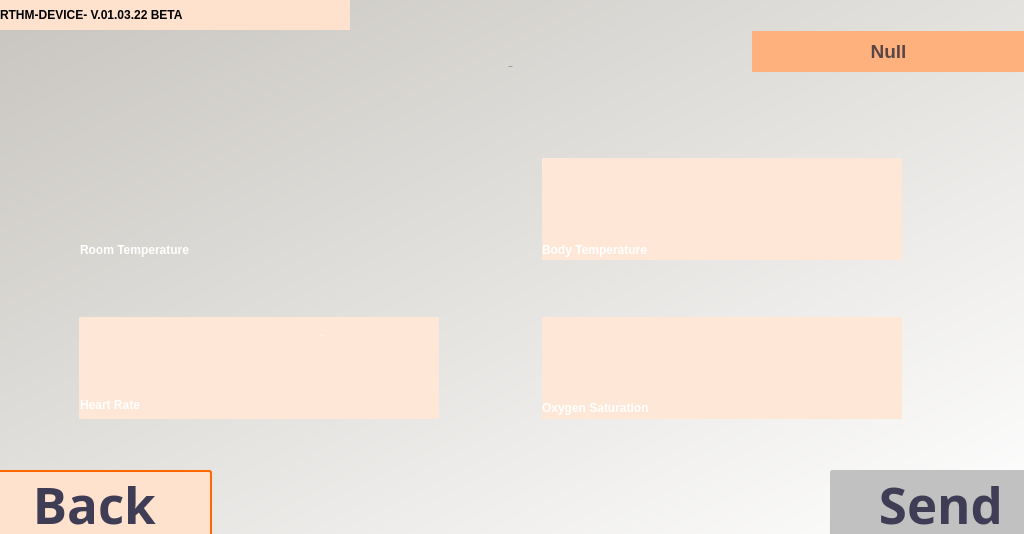
<?xml version="1.0" encoding="UTF-8"?>
<ui version="4.0">
 <class>Form</class>
 <widget class="QWidget" name="Form">
  <property name="geometry">
   <rect>
    <x>0</x>
    <y>0</y>
    <width>1024</width>
    <height>534</height>
   </rect>
  </property>
  <property name="windowTitle">
   <string>Form</string>
  </property>
  <widget class="QLabel" name="label">
   <property name="geometry">
    <rect>
     <x>0</x>
     <y>0</y>
     <width>1024</width>
     <height>534</height>
    </rect>
   </property>
   <property name="styleSheet">
    <string notr="true">background-color:qlineargradient(spread:pad, x1:0.005, y1:0, x2:1, y2:1, stop:0 rgba(200, 197, 191, 255), stop:1 rgba(255, 255, 255, 255))</string>
   </property>
   <property name="text">
    <string/>
   </property>
  </widget>
  <widget class="QPushButton" name="btnInfo">
   <property name="geometry">
    <rect>
     <x>0</x>
     <y>0</y>
     <width>350</width>
     <height>30</height>
    </rect>
   </property>
   <property name="styleSheet">
    <string notr="true">text-align: left;
border: none;
background-color: #FFE2CE;
font: 12pt &quot;Montserrat&quot;;
font-weight: bold;</string>
   </property>
   <property name="text">
    <string>RTHM-DEVICE- V.01.03.22 BETA</string>
   </property>
  </widget>
  <widget class="QPushButton" name="btnInfo_2">
   <property name="geometry">
    <rect>
     <x>322</x>
     <y>0</y>
     <width>30</width>
     <height>30</height>
    </rect>
   </property>
   <property name="styleSheet">
    <string notr="true">background-color: transparent;
border:none;</string>
   </property>
   <property name="text">
    <string/>
   </property>
   <property name="icon">
    <iconset>
     <normaloff>../images/icons/i.png</normaloff>../images/icons/i.png</iconset>
   </property>
  </widget>
  <widget class="QLabel" name="lblNamePlaceholder">
   <property name="geometry">
    <rect>
     <x>752</x>
     <y>31</y>
     <width>273</width>
     <height>41</height>
    </rect>
   </property>
   <property name="styleSheet">
    <string notr="true">background-color:#FFB17D;
font: 22px &quot;Montserrat&quot;;
font-weight: bold;</string>
   </property>
   <property name="text">
    <string/>
   </property>
  </widget>
  <widget class="QLabel" name="lblName">
   <property name="geometry">
    <rect>
     <x>752</x>
     <y>31</y>
     <width>273</width>
     <height>41</height>
    </rect>
   </property>
   <property name="styleSheet">
    <string notr="true">color: #594646;
font: 22px &quot;Montserrat&quot;;
font-weight: bold;</string>
   </property>
   <property name="text">
    <string>&lt;html&gt;&lt;head/&gt;&lt;body&gt;&lt;p&gt;&lt;span style=&quot; font-size:14pt; font-weight:600;&quot;&gt;Null&lt;/span&gt;&lt;/p&gt;&lt;/body&gt;&lt;/html&gt;</string>
   </property>
   <property name="alignment">
    <set>Qt::AlignCenter</set>
   </property>
  </widget>
  <widget class="QLabel" name="label_3">
   <property name="geometry">
    <rect>
     <x>708</x>
     <y>10</y>
     <width>100</width>
     <height>90</height>
    </rect>
   </property>
   <property name="text">
    <string/>
   </property>
   <property name="pixmap">
    <pixmap>../images/icons/namedesign.png</pixmap>
   </property>
   <property name="scaledContents">
    <bool>true</bool>
   </property>
   <property name="alignment">
    <set>Qt::AlignCenter</set>
   </property>
  </widget>
  <widget class="QPushButton" name="btnBack">
   <property name="geometry">
    <rect>
     <x>-10</x>
     <y>470</y>
     <width>222</width>
     <height>67</height>
    </rect>
   </property>
   <property name="font">
    <font>
     <family>Montserrat</family>
     <pointsize>38</pointsize>
     <weight>75</weight>
     <italic>false</italic>
     <bold>true</bold>
    </font>
   </property>
   <property name="toolTip">
    <string>&lt;html&gt;&lt;head/&gt;&lt;body&gt;&lt;p&gt;GO BACK TO HOME&lt;/p&gt;&lt;/body&gt;&lt;/html&gt;</string>
   </property>
   <property name="styleSheet">
    <string notr="true">color: #3F3D56;
background-color: #FFE2CE;
border-radius: 3px;
border:2px solid  rgb(255, 102, 0);
padding: 4px;
font: 38pt &quot;Montserrat&quot;;
font-weight: bold;</string>
   </property>
   <property name="text">
    <string>Back </string>
   </property>
  </widget>
  <widget class="QPushButton" name="btnBack_2">
   <property name="geometry">
    <rect>
     <x>170</x>
     <y>450</y>
     <width>64</width>
     <height>64</height>
    </rect>
   </property>
   <property name="styleSheet">
    <string notr="true">icon-size: 64px;
background-color: transparent;
border: none;</string>
   </property>
   <property name="text">
    <string/>
   </property>
   <property name="icon">
    <iconset>
     <normaloff>../images/icons/btnBack.png</normaloff>../images/icons/btnBack.png</iconset>
   </property>
  </widget>
  <widget class="QLabel" name="lblNotice">
   <property name="geometry">
    <rect>
     <x>200</x>
     <y>70</y>
     <width>551</width>
     <height>62</height>
    </rect>
   </property>
   <property name="frameShape">
    <enum>QFrame::NoFrame</enum>
   </property>
   <property name="text">
    <string/>
   </property>
   <property name="alignment">
    <set>Qt::AlignCenter</set>
   </property>
  </widget>
  <widget class="QPushButton" name="btnNext">
   <property name="enabled">
    <bool>false</bool>
   </property>
   <property name="geometry">
    <rect>
     <x>830</x>
     <y>470</y>
     <width>222</width>
     <height>67</height>
    </rect>
   </property>
   <property name="font">
    <font>
     <family>Montserrat</family>
     <pointsize>38</pointsize>
     <weight>75</weight>
     <italic>false</italic>
     <bold>true</bold>
    </font>
   </property>
   <property name="toolTip">
    <string>&lt;html&gt;&lt;head/&gt;&lt;body&gt;&lt;p&gt;NEXT SCREEN&lt;/p&gt;&lt;/body&gt;&lt;/html&gt;</string>
   </property>
   <property name="layoutDirection">
    <enum>Qt::RightToLeft</enum>
   </property>
   <property name="styleSheet">
    <string notr="true">color: #3F3D56;
background-color: rgb(193, 193, 193);
border-radius: 3px;
border:2px solid  rgb(193, 193, 193);
padding: 4px;
font: 38pt &quot;Montserrat&quot;;
font-weight: bold;</string>
   </property>
   <property name="text">
    <string>Send</string>
   </property>
  </widget>
  <widget class="QPushButton" name="btnNext_2">
   <property name="geometry">
    <rect>
     <x>800</x>
     <y>450</y>
     <width>64</width>
     <height>64</height>
    </rect>
   </property>
   <property name="styleSheet">
    <string notr="true">icon-size: 64px;
background-color: transparent;
border: none;</string>
   </property>
   <property name="text">
    <string/>
   </property>
   <property name="icon">
    <iconset>
     <normaloff>../images/icons/Send(2).png</normaloff>../images/icons/Send(2).png</iconset>
   </property>
  </widget>
  <widget class="QLabel" name="label_4">
   <property name="geometry">
    <rect>
     <x>91</x>
     <y>169</y>
     <width>360</width>
     <height>102</height>
    </rect>
   </property>
   <property name="text">
    <string/>
   </property>
   <property name="pixmap">
    <pixmap>../images/icons/shadow.png</pixmap>
   </property>
  </widget>
  <widget class="QLabel" name="label_5">
   <property name="geometry">
    <rect>
     <x>79</x>
     <y>158</y>
     <width>360</width>
     <height>102</height>
    </rect>
   </property>
   <property name="text">
    <string/>
   </property>
   <property name="pixmap">
    <pixmap>../images/icons/front.png</pixmap>
   </property>
  </widget>
  <widget class="QLabel" name="label_6">
   <property name="geometry">
    <rect>
     <x>554</x>
     <y>169</y>
     <width>360</width>
     <height>102</height>
    </rect>
   </property>
   <property name="text">
    <string/>
   </property>
   <property name="pixmap">
    <pixmap>../images/icons/shadow.png</pixmap>
   </property>
  </widget>
  <widget class="QLabel" name="label_7">
   <property name="geometry">
    <rect>
     <x>542</x>
     <y>158</y>
     <width>360</width>
     <height>102</height>
    </rect>
   </property>
   <property name="styleSheet">
    <string notr="true">background: #FFE7D7;</string>
   </property>
   <property name="text">
    <string/>
   </property>
  </widget>
  <widget class="QLabel" name="label_8">
   <property name="geometry">
    <rect>
     <x>91</x>
     <y>328</y>
     <width>360</width>
     <height>102</height>
    </rect>
   </property>
   <property name="text">
    <string/>
   </property>
   <property name="pixmap">
    <pixmap>../images/icons/shadow.png</pixmap>
   </property>
  </widget>
  <widget class="QLabel" name="label_9">
   <property name="geometry">
    <rect>
     <x>79</x>
     <y>317</y>
     <width>360</width>
     <height>102</height>
    </rect>
   </property>
   <property name="styleSheet">
    <string notr="true">background: #FFE7D7;</string>
   </property>
   <property name="text">
    <string/>
   </property>
  </widget>
  <widget class="QLabel" name="label_10">
   <property name="geometry">
    <rect>
     <x>554</x>
     <y>328</y>
     <width>360</width>
     <height>102</height>
    </rect>
   </property>
   <property name="text">
    <string/>
   </property>
   <property name="pixmap">
    <pixmap>../images/icons/shadow.png</pixmap>
   </property>
  </widget>
  <widget class="QLabel" name="label_11">
   <property name="geometry">
    <rect>
     <x>542</x>
     <y>317</y>
     <width>360</width>
     <height>102</height>
    </rect>
   </property>
   <property name="styleSheet">
    <string notr="true">background: #FFE7D7;</string>
   </property>
   <property name="text">
    <string/>
   </property>
  </widget>
  <widget class="QLabel" name="lblHeartRate">
   <property name="geometry">
    <rect>
     <x>164</x>
     <y>331</y>
     <width>133</width>
     <height>70</height>
    </rect>
   </property>
   <property name="font">
    <font>
     <family>Montserrat</family>
     <pointsize>-1</pointsize>
     <weight>75</weight>
     <italic>false</italic>
     <bold>true</bold>
    </font>
   </property>
   <property name="styleSheet">
    <string notr="true">color: #ffffff;
font: 60px &quot;Montserrat&quot;;
font-weight: bold;</string>
   </property>
   <property name="text">
    <string>-</string>
   </property>
   <property name="alignment">
    <set>Qt::AlignCenter</set>
   </property>
  </widget>
  <widget class="QLabel" name="lblCelcius_2">
   <property name="geometry">
    <rect>
     <x>272</x>
     <y>318</y>
     <width>100</width>
     <height>35</height>
    </rect>
   </property>
   <property name="font">
    <font>
     <family>Montserrat</family>
     <pointsize>-1</pointsize>
     <weight>75</weight>
     <italic>false</italic>
     <bold>true</bold>
    </font>
   </property>
   <property name="styleSheet">
    <string notr="true">color: #ffffff;
font: 20px &quot;Montserrat&quot;;
font-weight: bold;</string>
   </property>
   <property name="text">
    <string>Bpm</string>
   </property>
   <property name="alignment">
    <set>Qt::AlignCenter</set>
   </property>
  </widget>
  <widget class="QLabel" name="lblRoomTemp">
   <property name="geometry">
    <rect>
     <x>107</x>
     <y>169</y>
     <width>278</width>
     <height>70</height>
    </rect>
   </property>
   <property name="font">
    <font>
     <family>Montserrat</family>
     <pointsize>-1</pointsize>
     <weight>75</weight>
     <italic>false</italic>
     <bold>true</bold>
    </font>
   </property>
   <property name="styleSheet">
    <string notr="true">color: #ffffff;
font: 60px &quot;Montserrat&quot;;
font-weight: bold;</string>
   </property>
   <property name="text">
    <string>-</string>
   </property>
   <property name="alignment">
    <set>Qt::AlignCenter</set>
   </property>
  </widget>
  <widget class="QLabel" name="label_12">
   <property name="geometry">
    <rect>
     <x>80</x>
     <y>235</y>
     <width>210</width>
     <height>30</height>
    </rect>
   </property>
   <property name="styleSheet">
    <string notr="true">color: #ffffff;
font: 20px &quot;Montserrat&quot;;
font-weight: bold;</string>
   </property>
   <property name="text">
    <string>Room Temperature</string>
   </property>
  </widget>
  <widget class="QLabel" name="label_13">
   <property name="geometry">
    <rect>
     <x>542</x>
     <y>235</y>
     <width>210</width>
     <height>30</height>
    </rect>
   </property>
   <property name="styleSheet">
    <string notr="true">color: #ffffff;
font: 20px &quot;Montserrat&quot;;
font-weight: bold;</string>
   </property>
   <property name="text">
    <string>Body Temperature</string>
   </property>
  </widget>
  <widget class="QLabel" name="lblBodyTemp">
   <property name="geometry">
    <rect>
     <x>568</x>
     <y>169</y>
     <width>278</width>
     <height>70</height>
    </rect>
   </property>
   <property name="font">
    <font>
     <family>Montserrat</family>
     <pointsize>-1</pointsize>
     <weight>75</weight>
     <italic>false</italic>
     <bold>true</bold>
    </font>
   </property>
   <property name="styleSheet">
    <string notr="true">color: #ffffff;
font: 60px &quot;Montserrat&quot;;
font-weight: bold;</string>
   </property>
   <property name="text">
    <string>-</string>
   </property>
   <property name="alignment">
    <set>Qt::AlignCenter</set>
   </property>
  </widget>
  <widget class="QLabel" name="label_14">
   <property name="geometry">
    <rect>
     <x>542</x>
     <y>393</y>
     <width>210</width>
     <height>30</height>
    </rect>
   </property>
   <property name="styleSheet">
    <string notr="true">color: #ffffff;
font: 20px &quot;Montserrat&quot;;
font-weight: bold;</string>
   </property>
   <property name="text">
    <string>Oxygen Saturation</string>
   </property>
  </widget>
  <widget class="QLabel" name="lblOxygenLevel">
   <property name="geometry">
    <rect>
     <x>619</x>
     <y>333</y>
     <width>133</width>
     <height>70</height>
    </rect>
   </property>
   <property name="font">
    <font>
     <family>Montserrat</family>
     <pointsize>-1</pointsize>
     <weight>75</weight>
     <italic>false</italic>
     <bold>true</bold>
    </font>
   </property>
   <property name="styleSheet">
    <string notr="true">color: #ffffff;
font: 60px &quot;Montserrat&quot;;
font-weight: bold;</string>
   </property>
   <property name="text">
    <string>-</string>
   </property>
   <property name="alignment">
    <set>Qt::AlignCenter</set>
   </property>
  </widget>
  <widget class="QLabel" name="label_15">
   <property name="geometry">
    <rect>
     <x>360</x>
     <y>177</y>
     <width>64</width>
     <height>64</height>
    </rect>
   </property>
   <property name="text">
    <string/>
   </property>
   <property name="pixmap">
    <pixmap>../images/hometemp.png</pixmap>
   </property>
   <property name="scaledContents">
    <bool>true</bool>
   </property>
   <property name="alignment">
    <set>Qt::AlignCenter</set>
   </property>
  </widget>
  <widget class="QLabel" name="label_16">
   <property name="geometry">
    <rect>
     <x>821</x>
     <y>174</y>
     <width>72</width>
     <height>72</height>
    </rect>
   </property>
   <property name="text">
    <string/>
   </property>
   <property name="pixmap">
    <pixmap>../images/icons/bodytemp.png</pixmap>
   </property>
   <property name="scaledContents">
    <bool>true</bool>
   </property>
  </widget>
  <widget class="QLabel" name="label_17">
   <property name="geometry">
    <rect>
     <x>370</x>
     <y>339</y>
     <width>61</width>
     <height>61</height>
    </rect>
   </property>
   <property name="text">
    <string/>
   </property>
   <property name="pixmap">
    <pixmap>../images/icons/heart.png</pixmap>
   </property>
   <property name="scaledContents">
    <bool>true</bool>
   </property>
  </widget>
  <widget class="QLabel" name="label_18">
   <property name="geometry">
    <rect>
     <x>821</x>
     <y>335</y>
     <width>72</width>
     <height>80</height>
    </rect>
   </property>
   <property name="text">
    <string/>
   </property>
   <property name="pixmap">
    <pixmap>../images/icons/blood.png</pixmap>
   </property>
   <property name="scaledContents">
    <bool>false</bool>
   </property>
  </widget>
  <widget class="QLabel" name="lblScanning">
   <property name="geometry">
    <rect>
     <x>285</x>
     <y>26</y>
     <width>451</width>
     <height>81</height>
    </rect>
   </property>
   <property name="font">
    <font>
     <family>Montserrat</family>
     <pointsize>-1</pointsize>
     <weight>75</weight>
     <italic>false</italic>
     <bold>true</bold>
    </font>
   </property>
   <property name="styleSheet">
    <string notr="true">color: #594646;
font: 48px &quot;Montserrat&quot;;
font-weight: bold;</string>
   </property>
   <property name="text">
    <string>Scanner</string>
   </property>
   <property name="alignment">
    <set>Qt::AlignCenter</set>
   </property>
  </widget>
  <widget class="QLabel" name="label_2">
   <property name="geometry">
    <rect>
     <x>60</x>
     <y>140</y>
     <width>50</width>
     <height>50</height>
    </rect>
   </property>
   <property name="text">
    <string/>
   </property>
   <property name="pixmap">
    <pixmap>../images/icons/1.png</pixmap>
   </property>
   <property name="scaledContents">
    <bool>true</bool>
   </property>
  </widget>
  <widget class="QLabel" name="label_19">
   <property name="geometry">
    <rect>
     <x>520</x>
     <y>140</y>
     <width>50</width>
     <height>50</height>
    </rect>
   </property>
   <property name="text">
    <string/>
   </property>
   <property name="pixmap">
    <pixmap>../images/icons/2.png</pixmap>
   </property>
   <property name="scaledContents">
    <bool>true</bool>
   </property>
  </widget>
  <widget class="QLabel" name="label_20">
   <property name="geometry">
    <rect>
     <x>60</x>
     <y>300</y>
     <width>50</width>
     <height>50</height>
    </rect>
   </property>
   <property name="text">
    <string/>
   </property>
   <property name="pixmap">
    <pixmap>../images/icons/3.png</pixmap>
   </property>
   <property name="scaledContents">
    <bool>true</bool>
   </property>
  </widget>
  <widget class="QLabel" name="label_21">
   <property name="geometry">
    <rect>
     <x>520</x>
     <y>300</y>
     <width>50</width>
     <height>50</height>
    </rect>
   </property>
   <property name="text">
    <string/>
   </property>
   <property name="pixmap">
    <pixmap>../images/icons/4.png</pixmap>
   </property>
   <property name="scaledContents">
    <bool>true</bool>
   </property>
  </widget>
  <widget class="QLabel" name="label_22">
   <property name="geometry">
    <rect>
     <x>80</x>
     <y>390</y>
     <width>210</width>
     <height>30</height>
    </rect>
   </property>
   <property name="styleSheet">
    <string notr="true">color: #ffffff;
font: 20px &quot;Montserrat&quot;;
font-weight: bold;</string>
   </property>
   <property name="text">
    <string>Heart Rate</string>
   </property>
  </widget>
  <widget class="QPushButton" name="btnRescan">
   <property name="geometry">
    <rect>
     <x>920</x>
     <y>90</y>
     <width>61</width>
     <height>71</height>
    </rect>
   </property>
   <property name="styleSheet">
    <string notr="true">background-color:transparent;
icon-size:60px;
border:none;</string>
   </property>
   <property name="text">
    <string/>
   </property>
   <property name="icon">
    <iconset>
     <normaloff>../images/icons/btnRescan.png</normaloff>../images/icons/btnRescan.png</iconset>
   </property>
  </widget>
 </widget>
 <resources/>
 <connections/>
</ui>
